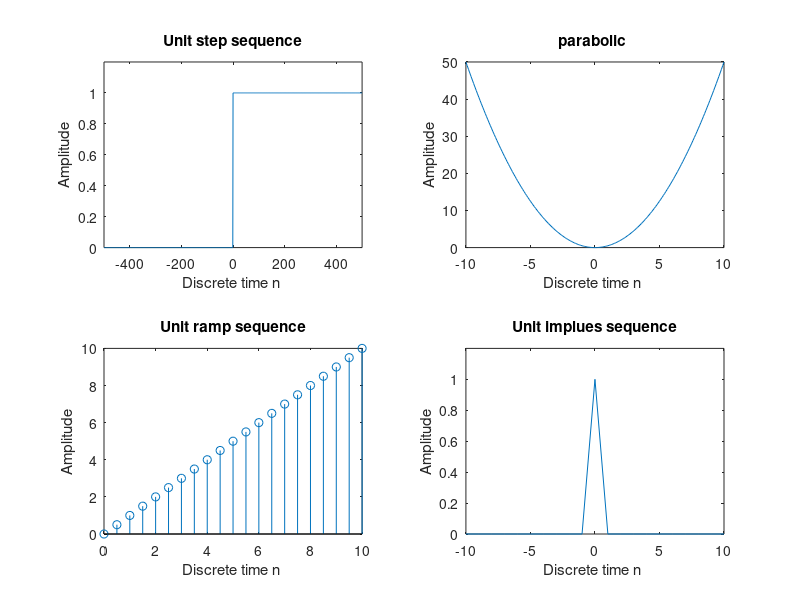

This chart was generated by the following MATLAB code:
n=-500:1:500;
step= [zeros(1,500),ones(1,501)];
 subplot(2,2,1);
plot(n,step);
xlabel('Discrete time n ');
ylabel('Amplitude');
title('Unit step sequence');
axis([-500 500 0 1.2]);


n = 0:.5:10;
ramp = n;
 subplot(2,2,3);
stem(n,ramp);
xlabel('Discrete time n ');
ylabel('Amplitude');
title('Unit ramp sequence');


n=-10:0.1:10;
parabola = 0.5*(n.^2);
subplot(2,2,2);
plot(n,parabola);
xlabel('Discrete time n ');
ylabel('Amplitude');
title('parabolic ');

n=-10:1:10;
implues= [zeros(1,10),ones(1,1),zeros(1,10)];
 subplot(2,2,4);
plot(n,implues);
xlabel('Discrete time n ');
ylabel('Amplitude');
title('Unit implues sequence');
axis([-10 10 0 1.2]);

